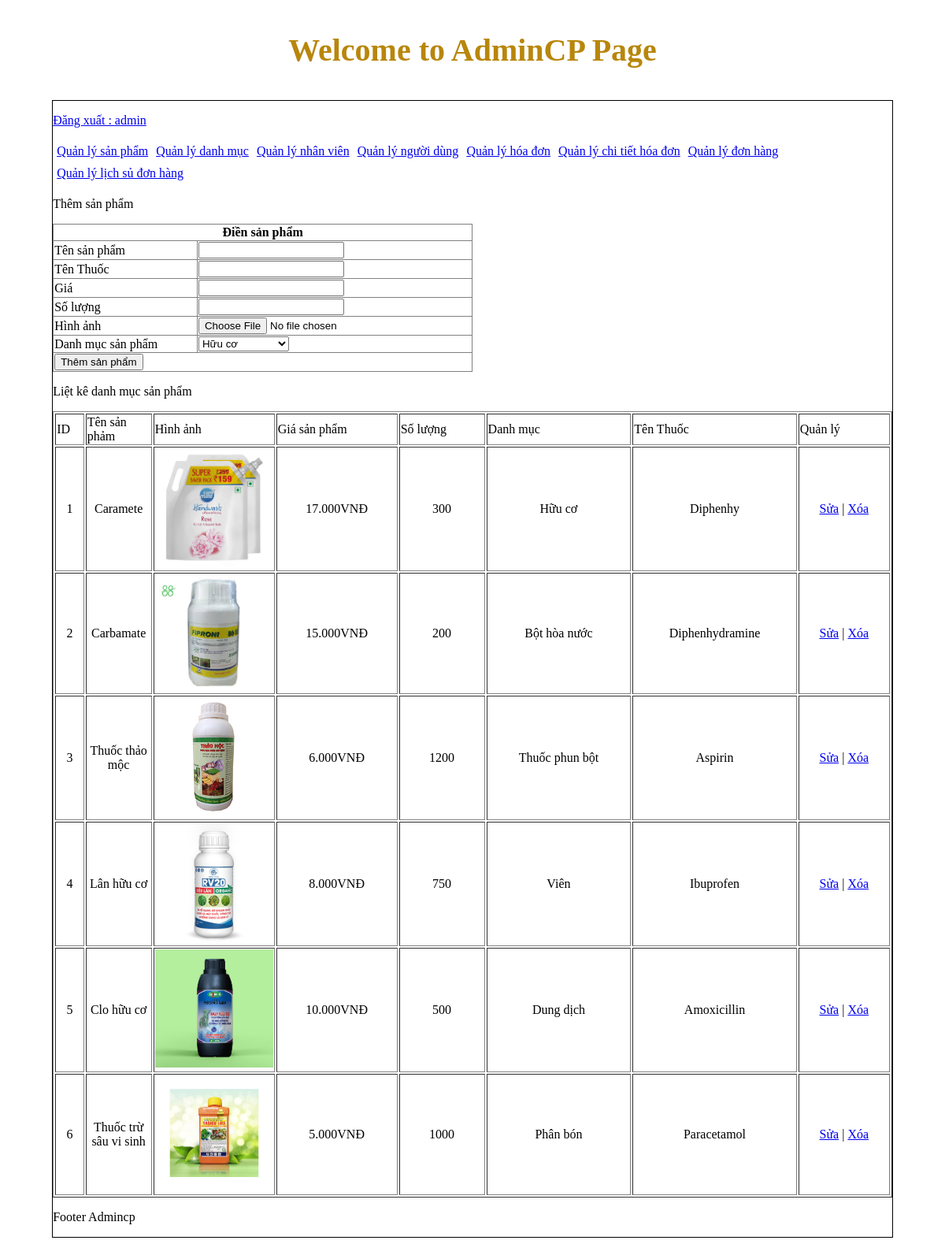
Page /admincp/index.php?action=quanlysanpham&query=them (signed in) on the committed database.
### tables this page shows
CREATE TABLE IF NOT EXISTS SanPham (
    Ma_SP int(10) AUTO_INCREMENT primary key,
    Ten_SP varchar(40) not null,
    TenThuoc char(20),
    hinhanh varchar(100),
    SLTonKho char(20),
    Gia char(20),
    Ma_DM int(10),
    CONSTRAINT DanhMuc_SanPham_fk FOREIGN KEY (Ma_DM) REFERENCES DanhMuc(Ma_DM) ON DELETE CASCADE ON UPDATE CASCADE
);

CREATE TABLE IF NOT EXISTS DanhMuc (
    Ma_DM int(10) AUTO_INCREMENT primary key,
    Ten_DM varchar(50) not null,
    thutu varchar(50)
);

### admincp/modules/quanlysp/lietke.php (the view)
<?php
    $sql_lietke_sp="SELECT * FROM DanhMuc,SanPham WHERE SanPham.Ma_DM=DanhMuc.Ma_DM ORDER BY SanPham.Ma_SP DESC";
    $result_lietke_sp= mysqli_query($khoitao,$sql_lietke_sp);
?>
<p>Liệt kê danh mục sản phẩm</p>
 <table style="width: 100%;" border="1" style="border-collapse:collapse;">
     <tr>
         <td>ID</td>
         <td>Tên sản phảm</td>
         <td>Hình ảnh </td>
         <td>Giá sản phẩm</td>
         <td>Số lượng</td>
         <td>Danh mục</td>
         <td>Tên Thuốc</td>
         <td>Quản lý</td>
     </tr>
     <?php
    $i=0;
    if(mysqli_num_rows($result_lietke_sp) > 0) {
    while($row=mysqli_fetch_array($result_lietke_sp)){
        $i++;
     ?>
     <tr>
         <td style="text-align: center;"><?php echo $i ?></td>
         <td style="width:80px;height:150px; text-align: center;">
                            <?php echo $row['Ten_SP'] ?>
         </td>
         <td style="width:150px;height:150px;" >
                            <img src="modules/quanlysp/uploads/<?php echo $row['hinhanh'] ?> " width="100%" >
         </td>
         <td style="width:150px;text-align: center;">
                            <?php echo number_format($row['Gia'],0,',','.').'VNĐ'  ?>
         </td>
         <td style="text-align: center;"><?php echo $row['SLTonKho'] ?>      </td>
         <td style="text-align: center;"><?php echo $row['Ten_DM'] ?>      </td>
         <td style="text-align: center;"><?php echo $row['TenThuoc'] ?>    </td>
         <td style="text-align: center;">
             <a href="?action=quanlysanpham&query=sua&idsanpham=<?php echo $row['Ma_SP']?>">Sửa</a> |
             <a href="modules/quanlysp/xuly.php?idsanpham=<?php echo $row['Ma_SP']?>">Xóa</a>
         </td>
     </tr>
     <?php
        }
    }else {
        echo "<tr><td colspan='9'>Không có dữ liệu sản phẩm.</td></tr>";
    }
    ?>
 </table>

### rows in the picture
sanpham: Ten_SP "Caramete", hinhanh (picture), Gia "17.000", SLTonKho "300", Ma_DM.Ten_DM "Hữu cơ", TenThuoc "Diphenhy"
sanpham: Ten_SP "Carbamate", hinhanh (picture), Gia "15.000", SLTonKho "200", Ma_DM.Ten_DM "Bột hòa nước", TenThuoc "Diphenhydramine"
sanpham: Ten_SP "Thuốc thảo mộc", hinhanh (picture), Gia "6.000", SLTonKho "1200", Ma_DM.Ten_DM "Thuốc phun bột", TenThuoc "Aspirin"
sanpham: Ten_SP "Lân hữu cơ", hinhanh (picture), Gia "8.000", SLTonKho "750", Ma_DM.Ten_DM "Viên", TenThuoc "Ibuprofen"
sanpham: Ten_SP "Clo hữu cơ", hinhanh (picture), Gia "10.000", SLTonKho "500", Ma_DM.Ten_DM "Dung dịch", TenThuoc "Amoxicillin"
sanpham: Ten_SP "Thuốc trừ sâu vi sinh", hinhanh (picture), Gia "5.000", SLTonKho "1000", Ma_DM.Ten_DM "Phân bón", TenThuoc "Paracetamol"

### other values in the picture
$_SESSION['dangnhap'] "admin"
form field danhmuc "Hữu cơ"
